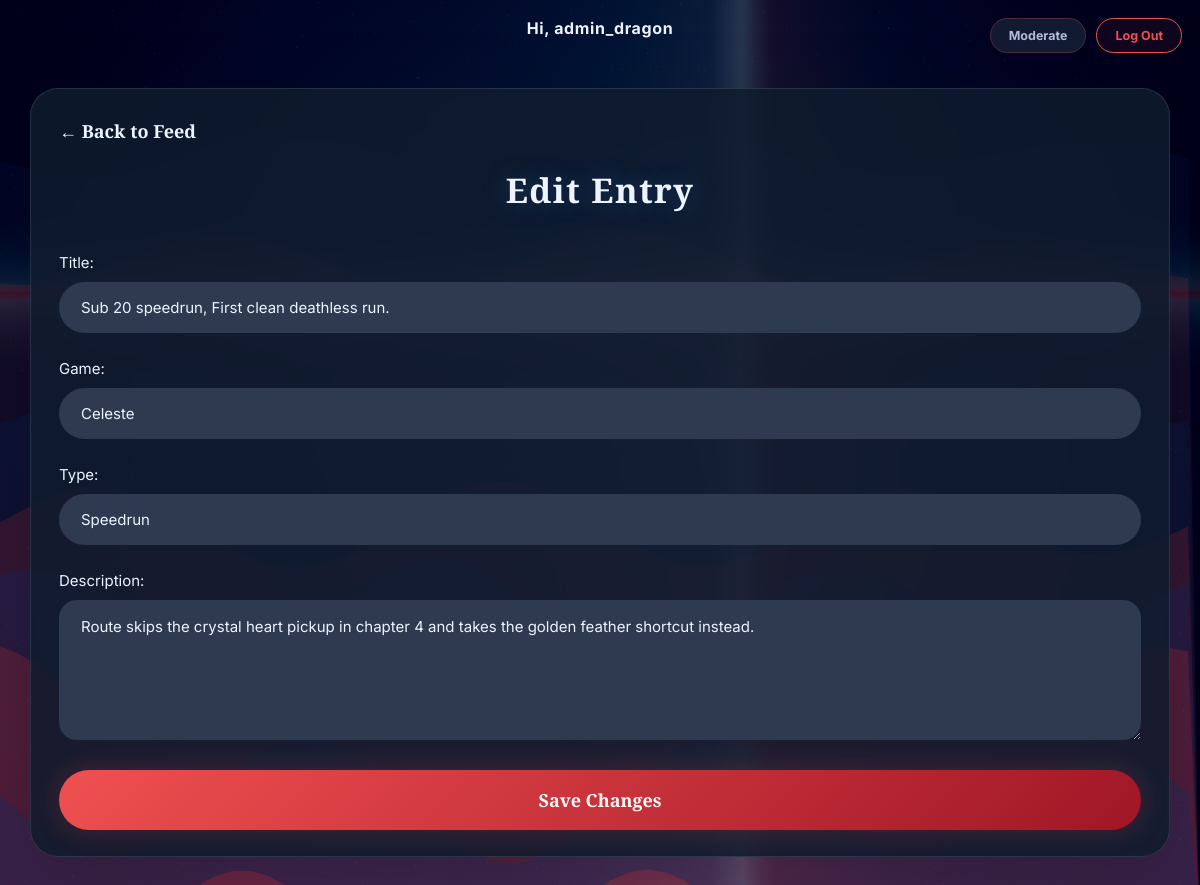
The app's page /edit.php?id=1 (signed in) with its own data.
### tables this page shows
CREATE TABLE entries (
    entry_id     INT AUTO_INCREMENT PRIMARY KEY,
    user_id      INT NOT NULL,
    title        VARCHAR(150) NOT NULL,
    game         VARCHAR(100) NOT NULL,
    type         VARCHAR(50) NOT NULL,
    description  TEXT NOT NULL,
    file_path    VARCHAR(255) DEFAULT NULL,
    rep_awarded  INT NOT NULL DEFAULT 0,
    created_at   DATETIME DEFAULT CURRENT_TIMESTAMP,
    FOREIGN KEY (user_id) REFERENCES users(user_id) ON DELETE CASCADE
);

### edit.php (the view, shortened to what this page needs)
<?php
require __DIR__.'/config/db.php';
$entryId = (int)($_GET['id'] ?? $_POST['entry_id'] ?? 0);
$stmt = $conn->prepare('SELECT * FROM entries WHERE entry_id = ?');
$stmt->bind_param('i', $entryId);
$stmt->execute();
$entry = $stmt->get_result()->fetch_assoc();
require __DIR__.'/includes/header.php';
?>
<div class="page-screen">
  <div class="page-panel">
    <a href="index.php" class="back-link">← Back to Feed</a>
    <h1 class="page-heading" style="font-size:34px;text-align:center;margin-bottom:40px;">Edit Entry</h1>
    <form method="POST" action="edit.php?id=<?php echo $entryId; ?>">
      <div class="form-field">
        <label class="form-label" for="title">Title:</label>
        <input class="form-input" type="text" id="title" name="title" value="<?php echo htmlspecialchars($_POST['title'] ?? $entry['title']); ?>" required>
      </div>
      <div class="form-field">
        <label class="form-label" for="game">Game:</label>
        <input class="form-input" type="text" id="game" name="game" value="<?php echo htmlspecialchars($_POST['game'] ?? $entry['game']); ?>" required>
      </div>
      <div class="form-field">
        <label class="form-label" for="type">Type:</label>
        <select class="form-input" id="type" name="type" required>
          <?php foreach (['Speedrun','Screenshot','Boss Kill','Clip'] as $t): ?>
            <option value="<?php echo $t; ?>" <?php echo (($_POST['type'] ?? $entry['type']) === $t) ? 'selected' : ''; ?>><?php echo $t; ?></option>
          <?php endforeach; ?>
        </select>
      </div>
      <div class="form-field">
        <label class="form-label" for="description">Description:</label>
        <textarea class="form-textarea" id="description" name="description" required><?php echo htmlspecialchars($_POST['description'] ?? $entry['description']); ?></textarea>
      </div>
      <button type="submit" class="button button-primary">Save Changes</button>
    </form>
  </div>
</div>
<?php require __DIR__.'/includes/footer.php'; ?>

### assets/styles/base.css (style rules this page uses)
:root { --bg-app: #070d1a; --bg-panel: #101b2d; --bg-panel-alt: #171f34; --bg-input: #2d3a4f; --bg-input-placeholder: #a7b0c7; --border-soft: rgba(191, 205, 230, 0.14); --border-dashed: rgba(244, 120, 120, 0.42); --text-primary: #edf3ff; --text-secondary: #b0bdd8; --text-muted: #7d8aa8; --accent-cyan: #1d4f8d; --accent-cyan-glow: rgba(47, 109, 190, 0.42); --accent-cyan-text: #dfeafc; --accent-red: #f05050; --accent-red-glow: rgba(240, 80, 80, 0.26); --accent-red-strong: #ff6a6a; --rep-badge-bg: #7a1d2d; --rep-badge-text: #ffd8d8; --tab-active-bg: #3d1a1d; --radius-xl: 28px; --radius-lg: 18px; --radius-md: 12px; --radius-pill: 999px; --font-display: "Playfair Display", "Georgia", serif; --font-body: "Inter", -apple-system, BlinkMacSystemFont, "Segoe UI", sans-serif; }
* { box-sizing: border-box; }
body { margin: 0; background: radial-gradient(circle at top, rgba(38, 62, 108, 0.35), transparent 38%), linear-gradient(180deg, #060d1a 0%, #0a1426 28%, #08111d 100%); color: var(--text-primary); font-family: var(--font-body); -webkit-font-smoothing: antialiased; position: relative; overflow-x: hidden; }
a { color: inherit; text-decoration: none; }
button { font-family: inherit; cursor: pointer; }
.page-screen { min-height: 100vh; background: transparent; padding: 88px 30px 32px; display: flex; align-items: flex-start; justify-content: center; }
.page-panel { width: 100%; max-width: 1160px; background: rgba(16, 27, 45, 0.86); border: 1px solid var(--border-soft); border-radius: var(--radius-xl); padding: 30px 28px 26px; box-shadow: 0 24px 80px rgba(0, 0, 0, 0.24); backdrop-filter: blur(2px); }
.page-heading { font-family: var(--font-display); font-weight: 800; letter-spacing: 0.04em; color: var(--text-primary); text-shadow: 0 0 24px var(--accent-cyan-glow); margin: 0; }
.form-label { display: block; font-size: 15px; color: var(--text-primary); margin-bottom: 10px; }
.form-field { margin-bottom: 26px; }
.form-input, .form-textarea, select.form-input { width: 100%; background: var(--bg-input); border: none; color: var(--text-primary); font-family: var(--font-body); font-size: 15px; padding: 16px 22px; outline: none; transition: box-shadow 0.15s ease; appearance: none; }
.form-input { border-radius: var(--radius-pill); }
.form-input::placeholder, .form-textarea::placeholder { color: var(--bg-input-placeholder); }
.form-textarea { border-radius: var(--radius-lg); resize: vertical; min-height: 140px; line-height: 1.5; }
.button { border: none; border-radius: var(--radius-pill); font-weight: 600; transition: filter 0.15s ease, transform 0.05s ease; }
.button-primary { width: 100%; background: linear-gradient(135deg, var(--accent-red), #a01626); color: #fff7f7; font-family: var(--font-display); font-weight: 700; font-size: 18px; padding: 18px; box-shadow: 0 0 28px rgba(240, 80, 80, 0.22); }
.back-link { display: inline-flex; align-items: center; gap: 10px; font-family: var(--font-display); font-weight: 700; font-size: 18px; color: var(--text-primary); margin-bottom: 24px; text-decoration: none; }

### records on screen
entries: title "Sub 20 speedrun, First clean deathless run.", game "Celeste", type "Speedrun", description "Route skips the crystal heart pickup in chapter 4 and takes the golden feather shortcut instead."

### other values on screen
$_SESSION['username'] "admin_dragon"
